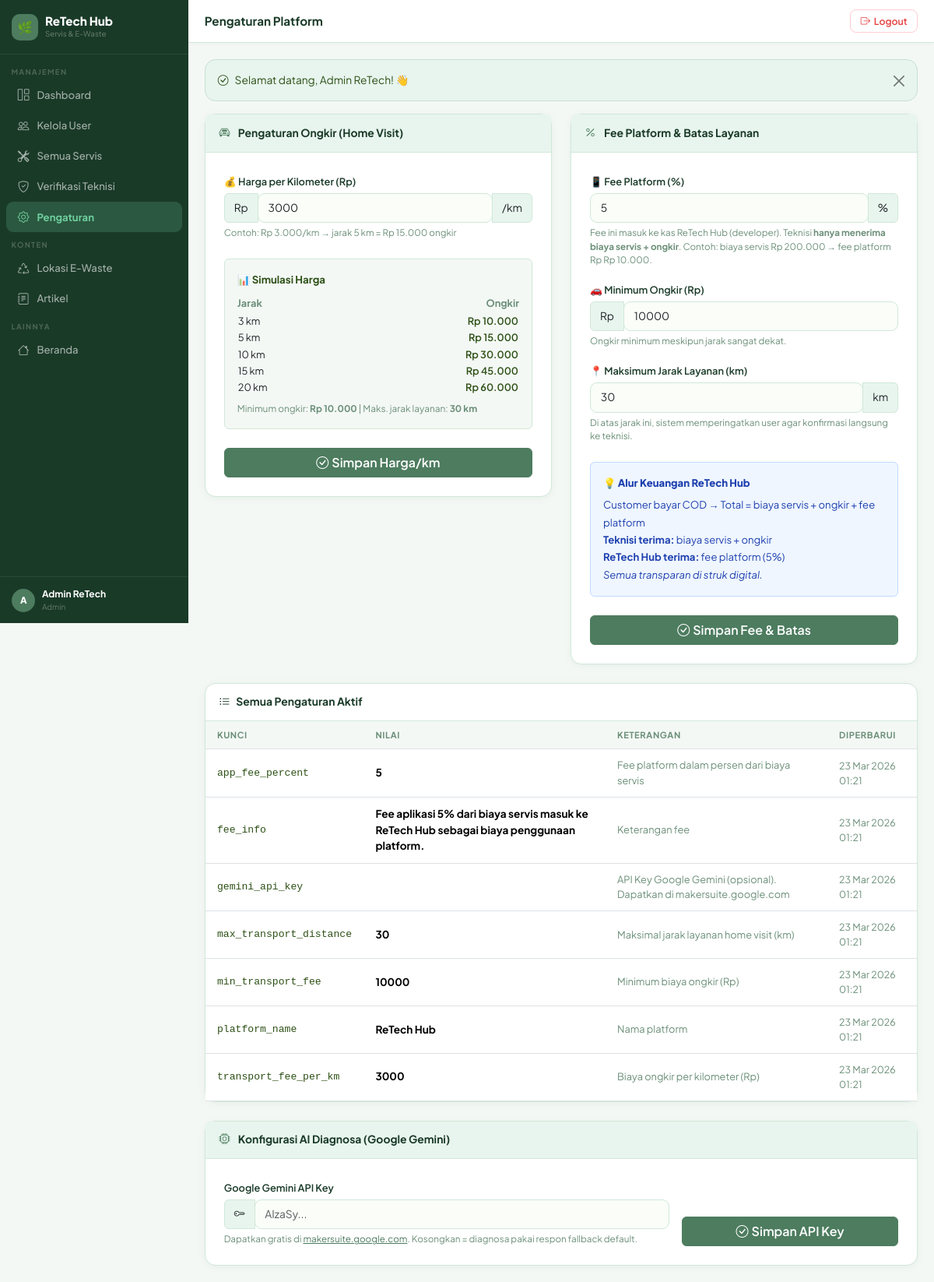
Screenshot of /admin/settings.php (signed in) with the database file from the repository.
### tables this page shows
CREATE TABLE IF NOT EXISTS users (
    id INT AUTO_INCREMENT PRIMARY KEY,
    name VARCHAR(255) NOT NULL,
    email VARCHAR(255) UNIQUE NOT NULL,
    password VARCHAR(255) NOT NULL,
    role ENUM('user','technician','admin') DEFAULT 'user',
    phone VARCHAR(20) NULL,
    address TEXT NULL,
    latitude DECIMAL(10,7) NULL,    
    longitude DECIMAL(10,7) NULL,
    created_at TIMESTAMP DEFAULT CURRENT_TIMESTAMP,
    updated_at TIMESTAMP DEFAULT CURRENT_TIMESTAMP ON UPDATE CURRENT_TIMESTAMP
);

CREATE TABLE IF NOT EXISTS app_settings (
    id INT AUTO_INCREMENT PRIMARY KEY,
    setting_key VARCHAR(100) UNIQUE NOT NULL,
    setting_value VARCHAR(500) NOT NULL,
    description VARCHAR(255) NULL,
    updated_at TIMESTAMP DEFAULT CURRENT_TIMESTAMP ON UPDATE CURRENT_TIMESTAMP
);

### admin/settings.php (the view, shortened to what this page needs)
<?php
require_once __DIR__ . '/../includes/functions.php';
require_once __DIR__ . '/../includes/layout.php';
$pdo = getDB();
$perKm    = (int)getSetting('transport_fee_per_km', '3000');
$feeP     = (int)getSetting('app_fee_percent', '5');
$minFee   = (int)getSetting('min_transport_fee', '10000');
$maxDist  = (int)getSetting('max_transport_distance', '30');
pageHeader('Pengaturan Platform', 'Pengaturan Platform');
?>
<div class="row g-4">
<div class="col-lg-6">
<div class="card">
    <div class="card-header" style="background:var(--sage-lt);">
        <i class="bi bi-car-front me-2" style="color:var(--sage)"></i>
        Pengaturan Ongkir (Home Visit)
    </div>
    <div class="card-body p-4">
        <form method="POST">
            <div class="mb-4">
                <label class="form-label">💰 Harga per Kilometer (Rp)</label>
                <div class="input-group">
                    <span class="input-group-text">Rp</span>
                    <input type="number" name="transport_fee_per_km" class="form-control"
                           value="<?= $perKm ?>" min="500" step="500" required>
                    <span class="input-group-text">/km</span>
                </div>
                <div class="form-text">Contoh: Rp 3.000/km → jarak 5 km = Rp 15.000 ongkir</div>
            </div>
            <div class="p-3 rounded mb-4" style="background:var(--sand);border:1px solid var(--border);font-size:.83rem;">
                <div style="font-weight:700;color:var(--sage-dk);margin-bottom:.5rem;">📊 Simulasi Harga</div>
                <table style="width:100%;font-size:.8rem;">
                    <tr style="color:var(--muted);">
                        <th style="text-align:left;padding:.2rem 0;">Jarak</th>
                        <th style="text-align:right;padding:.2rem 0;">Ongkir</th>
                    </tr>
                    <?php foreach ([3,5,10,15,20] as $km): ?>
                    <tr>
                        <td><?= $km ?> km</td>
                        <td style="text-align:right;font-weight:600;color:var(--sage-dk);"><?= rupiah(max($km * $perKm, $minFee)) ?></td>
                    </tr>
                    <?php endforeach; ?>
                </table>
                <div style="margin-top:.5rem;font-size:.74rem;color:var(--muted);">
                    Minimum ongkir: <strong><?= rupiah($minFee) ?></strong> |
                    Maks. jarak layanan: <strong><?= $maxDist ?> km</strong>
                </div>
            </div>
            <button type="submit" class="btn btn-primary w-100">
                <i class="bi bi-check-circle me-1"></i>Simpan Harga/km
            </button>
        </form>
    </div>
</div>
</div>
<div class="col-lg-6">
<div class="card">
    <div class="card-header" style="background:var(--sage-lt);">
        <i class="bi bi-percent me-2" style="color:var(--sage)"></i>
        Fee Platform & Batas Layanan
    </div>
    <div class="card-body p-4">
        <form method="POST">
            <div class="mb-3">
                <label class="form-label">📱 Fee Platform (%)</label>
                <div class="input-group">
                    <input type="number" name="app_fee_percent" class="form-control"
                           value="<?= $feeP ?>" min="1" max="20" required>
                    <span class="input-group-text">%</span>
                </div>
                <div class="form-text">
                    Fee ini masuk ke kas ReTech Hub (developer).
                    Teknisi <strong>hanya menerima biaya servis + ongkir</strong>.
                    Contoh: biaya servis Rp 200.000 → fee platform Rp <?= rupiah(200000 * $feeP / 100) ?>.
                </div>
            </div>
            <div class="mb-3">
                <label class="form-label">🚗 Minimum Ongkir (Rp)</label>
                <div class="input-group">
                    <span class="input-group-text">Rp</span>
                    <input type="number" name="min_transport_fee" class="form-control"
                           value="<?= $minFee ?>" min="0" step="1000" required>
                </div>
                <div class="form-text">Ongkir minimum meskipun jarak sangat dekat.</div>
            </div>
            <div class="mb-4">
                <label class="form-label">📍 Maksimum Jarak Layanan (km)</label>
                <div class="input-group">
                    <input type="number" name="max_transport_distance" class="form-control"
                           value="<?= $maxDist ?>" min="1" max="100" required>
                    <span class="input-group-text">km</span>
                </div>
                <div class="form-text">Di atas jarak ini, sistem memperingatkan user agar konfirmasi langsung ke teknisi.</div>
            </div>
            <div class="p-3 rounded mb-4" style="background:#EFF6FF;border:1px solid #BFDBFE;font-size:.82rem;color:#1E40AF;">
                <div style="font-weight:800;margin-bottom:.5rem;">💡 Alur Keuangan ReTech Hub</div>
                <div style="line-height:1.7;">
                    Customer bayar COD → Total = biaya servis + ongkir + fee platform<br>
                    <strong>Teknisi terima:</strong> biaya servis + ongkir<br>
                    <strong>ReTech Hub terima:</strong> fee platform (<?= $feeP ?>%)<br>
                    <em>Semua transparan di struk digital.</em>
                </div>
            </div>
            <button type="submit" class="btn btn-primary w-100">
                <i class="bi bi-check-circle me-1"></i>Simpan Fee & Batas
            </button>
        </form>
    </div>
</div>
</div>
<div class="col-12">
<div class="card">
    <div class="card-header"><i class="bi bi-list-ul me-2"></i>Semua Pengaturan Aktif</div>
    <div class="table-responsive">
        <table class="table mb-0">
            <thead><tr><th>Kunci</th><th>Nilai</th><th>Keterangan</th><th>Diperbarui</th></tr></thead>
            <tbody>
            <?php
            $all = $pdo->query("SELECT * FROM app_settings ORDER BY setting_key")->fetchAll();
            foreach ($all as $s): ?>
            <tr>
                <td style="font-size:.82rem;font-family:monospace;color:var(--sage-dk);"><?= e($s['setting_key']) ?></td>
                <td style="font-weight:700;font-size:.85rem;"><?= e($s['setting_value']) ?></td>
                <td style="font-size:.8rem;color:var(--muted);"><?= e($s['description'] ?? '') ?></td>
                <td style="font-size:.78rem;color:var(--muted);"><?= $s['updated_at'] ? date('d M Y H:i', strtotime($s['updated_at'])) : '-' ?></td>
            </tr>
            <?php endforeach; ?>
            </tbody>
        </table>
    </div>
</div>
</div>
<div class="col-12">
<div class="card">
    <div class="card-header" style="background:var(--sage-lt,#E8F5EE);">
        <i class="bi bi-cpu me-2" style="color:var(--sage,#4D7C5F)"></i>
        Konfigurasi AI Diagnosa (Google Gemini)
    </div>
    <div class="card-body p-4">
        <form method="POST">
            <div class="row g-3 align-items-end">
                <div class="col-md-8">
                    <label class="form-label">Google Gemini API Key</label>
                    <div class="input-group">
                        <span class="input-group-text"><i class="bi bi-key"></i></span>
                        <input type="text" name="gemini_api_key_val" class="form-control"
                               placeholder="AIzaSy..."
                               value="<?= e(getSetting('gemini_api_key','')) ?>">
                    </div>
                    <div class="form-text">
                        Dapatkan gratis di <a href="https://makersuite.google.com/app/apikey" target="_blank" style="color:var(--sage,#4D7C5F)">makersuite.google.com</a>.
                        Kosongkan = diagnosa pakai respon fallback default.
                    </div>
                </div>
                <div class="col-md-4">
                    <button type="submit" class="btn btn-primary w-100">
                        <i class="bi bi-check-circle me-1"></i>Simpan API Key
                    </button>
                </div>
            </div>
        </form>
    </div>
</div>
</div>
</div>
<?php pageFooter(); ?>

### includes/layout.php (shortened to what this page needs)
<?php
function pageHeader(string $title = 'Dashboard', string $pageTitle = ''): void {
    $user   = currentUser();
    $role   = $_SESSION['user_role'] ?? '';
    $active = $_SERVER['PHP_SELF'];
    $base   = BASE_URL;
?>
<!DOCTYPE html>
<html lang="id">
<head>
    <link href="https://cdn.jsdelivr.net/npm/bootstrap@5.3.2/dist/css/bootstrap.min.css" rel="stylesheet">
    <link href="https://cdn.jsdelivr.net/npm/bootstrap-icons@1.11.3/font/bootstrap-icons.min.css" rel="stylesheet">
</head>
<body>
<aside class="sidebar" id="sidebar">
    <div class="sb-brand">
        <div class="lbox">🌿</div>
        <div>
            <div class="bname">ReTech Hub</div>
            <div class="bsub">Servis &amp; E-Waste</div>
        </div>
    </div>
    <nav class="sb-nav">
        <?php if ($role === 'admin'): ?>
            <div class="sb-sec">Manajemen</div>
            <a href="<?= $base ?>/admin/dashboard.php" <?= str_contains($active,'admin/dashboard') ? 'class="active"' : '' ?>><i class="bi bi-grid-1x2"></i> Dashboard</a>
            <a href="<?= $base ?>/admin/users/index.php" <?= str_contains($active,'admin/users') ? 'class="active"' : '' ?>><i class="bi bi-people"></i> Kelola User</a>
            <a href="<?= $base ?>/admin/services.php" <?= str_contains($active,'admin/services') ? 'class="active"' : '' ?>><i class="bi bi-tools"></i> Semua Servis</a>
            <a href="<?= $base ?>/admin/technician_verify.php" <?= str_contains($active,'technician_verify') ? 'class="active"' : '' ?>><i class="bi bi-shield-check"></i> Verifikasi Teknisi</a>
            <a href="<?= $base ?>/admin/settings.php" <?= str_contains($active,'admin/settings') ? 'class="active"' : '' ?>><i class="bi bi-gear"></i> Pengaturan</a>
            <div class="sb-sec">Konten</div>
            <a href="<?= $base ?>/admin/ewaste/index.php" <?= str_contains($active,'admin/ewaste') ? 'class="active"' : '' ?>><i class="bi bi-recycle"></i> Lokasi E-Waste</a>
            <a href="<?= $base ?>/admin/articles/index.php" <?= str_contains($active,'admin/articles') ? 'class="active"' : '' ?>><i class="bi bi-journal-text"></i> Artikel</a>
        <?php endif; ?>
        <div class="sb-sec">Lainnya</div>
        <a href="<?= $base ?>/index.php"><i class="bi bi-house"></i> Beranda</a>
    </nav>
    <?php if ($user): ?>
    <div class="sb-user">
        <div class="av"><?= strtoupper(substr($user['name'] ?? 'U', 0, 1)) ?></div>
        <div>
            <div class="un"><?= htmlspecialchars($user['name'] ?? '') ?></div>
            <div class="ur"><?= ucfirst($role) ?></div>
        </div>
    </div>
    <?php endif; ?>
</aside>
<div class="main">
    <div class="topbar">
        <div class="d-flex align-items-center gap-2">
            <span class="ptitle"><?= htmlspecialchars($pageTitle ?: $title) ?></span>
        </div>
        <form method="POST" action="<?= $base ?>/logout.php" class="m-0">
            <button type="submit" class="btn-lo">
                <i class="bi bi-box-arrow-right"></i> Logout
            </button>
        </form>
    </div>
    <div class="page-body">
<?php
}
function pageFooter(): void {
    echo '</div></div>';
    echo '</body></html>';
}

### includes/layout.php (style rules this page uses)
:root { --sage: #4D7C5F; --sage-dk: #2D5016; --sage-lt: #E8F5EE; --sage-md: #C5E0CF; --mint: #6FCF9E; --forest: #1A3A28; --cream: #FAFDF8; --sand: #F4F8F5; --border: #D0E8D8; --txt: #1A3A28; --muted: #6B8F78; --white: #FFFFFF; --shadow: 0 2px 10px rgba(77,124,95,.08); --r: 14px; }
* { font-family: 'Plus Jakarta Sans', sans-serif; box-sizing: border-box; }
body { background: var(--sand); color: var(--txt); margin: 0; }
.sidebar { width: 242px; min-height: 100vh; background: var(--forest); position: fixed; top: 0; left: 0; z-index: 1000; display: flex; flex-direction: column; transition: transform .3s; }
.sb-brand { padding: 1.1rem .95rem; border-bottom: 1px solid rgba(255,255,255,.08); display: flex; align-items: center; gap: .55rem; }
.sb-brand .lbox { width: 34px; height: 34px; background: var(--sage); border-radius: 10px; display: flex; align-items: center; justify-content: center; font-size: 1rem; flex-shrink: 0; }
.sb-brand .bname { color: #fff; font-size: .95rem; font-weight: 800; line-height: 1.1; }
.sb-brand .bsub { color: rgba(255,255,255,.35); font-size: .61rem; }
.sb-nav { padding: .35rem 0; flex: 1; overflow-y: auto; }
.sb-sec { padding: .55rem .9rem .18rem; font-size: .6rem; font-weight: 700; text-transform: uppercase; letter-spacing: 1.3px; color: rgba(255,255,255,.22); }
.sb-nav a { display: flex; align-items: center; gap: .55rem; padding: .52rem .85rem; margin: .03rem .5rem; color: rgba(255,255,255,.6); text-decoration: none; font-size: .82rem; font-weight: 500; border-radius: 9px; transition: .15s; }
.sb-nav a i { font-size: .92rem; width: 17px; text-align: center; flex-shrink: 0; }
.sb-nav a.active { background: rgba(111,207,158,.2); color: var(--mint); font-weight: 700; }
.sb-nav a.active i { color: var(--mint); }
.sb-user { padding: .8rem .95rem; border-top: 1px solid rgba(255,255,255,.07); display: flex; align-items: center; gap: .55rem; }
.av { width: 30px; height: 30px; background: var(--sage); border-radius: 50%; display: flex; align-items: center; justify-content: center; color: #fff; font-weight: 800; font-size: .73rem; flex-shrink: 0; }
.un { color: #fff; font-size: .75rem; font-weight: 700; }
.ur { color: rgba(255,255,255,.32); font-size: .63rem; }
.main { margin-left: 242px; min-height: 100vh; }
.topbar { background: var(--white); padding: .78rem 1.3rem; border-bottom: 1px solid var(--border); display: flex; align-items: center; justify-content: space-between; position: sticky; top: 0; z-index: 100; box-shadow: 0 1px 4px rgba(77,124,95,.06); }
.ptitle { font-weight: 700; font-size: .95rem; color: var(--txt); margin: 0; }
.btn-lo { background: transparent; border: 1.5px solid #FECDD3; color: #E53E3E; border-radius: 8px; padding: .27rem .78rem; font-size: .77rem; font-weight: 600; cursor: pointer; transition: .15s; display: flex; align-items: center; gap: .3rem; }
.page-body { padding: 1.3rem; }
.card { border: 1px solid var(--border); border-radius: var(--r); box-shadow: var(--shadow); background: var(--white); }
.card-header { background: transparent; border-bottom: 1px solid var(--border); padding: .82rem 1.1rem; font-weight: 700; font-size: .87rem; color: var(--txt); }
.card-body { padding: 1.1rem; }
.btn-primary, .btn-primary:focus { background: var(--sage); border-color: var(--sage); color: #fff; font-weight: 600; }
.form-control, .form-select { border-color: var(--border); border-radius: 9px !important; font-size: .86rem; padding: .5rem .8rem; background: #FAFDF8; }
.form-label { font-size: .8rem; font-weight: 600; color: var(--txt); margin-bottom: .3rem; }
.form-text { font-size: .73rem; color: var(--muted); }
.input-group-text { background: var(--sage-lt); border-color: var(--border); font-size: .86rem; }
.table { font-size: .83rem; }
.table th { font-size: .7rem; text-transform: uppercase; letter-spacing: .6px; color: var(--muted); font-weight: 700; background: var(--sand); padding: .58rem .95rem; }
.table td { padding: .7rem .95rem; vertical-align: middle; }

### rows the page displays
users: name "A", name "Admin ReTech"
app_settings: setting_key "app_fee_percent", setting_value "5", description "Fee platform dalam persen dari biaya servis", updated_at "23 Mar 2026 01:21"
app_settings: setting_key "fee_info", setting_value "Fee aplikasi 5% dari biaya servis masuk ke ReTech Hub sebagai biaya penggunaan platform.", description "Keterangan fee", updated_at "23 Mar 2026 01:21"
app_settings: setting_key "gemini_api_key", description "API Key Google Gemini (opsional). Dapatkan di makersuite.google.com", updated_at "23 Mar 2026 01:21"
app_settings: setting_key "max_transport_distance", setting_value "30", description "Maksimal jarak layanan home visit (km)", updated_at "23 Mar 2026 01:21"
app_settings: setting_key "min_transport_fee", setting_value "10000", description "Minimum biaya ongkir (Rp)", updated_at "23 Mar 2026 01:21"
app_settings: setting_key "platform_name", setting_value "ReTech Hub", description "Nama platform", updated_at "23 Mar 2026 01:21"
app_settings: setting_key "transport_fee_per_km", setting_value "3000", description "Biaya ongkir per kilometer (Rp)", updated_at "23 Mar 2026 01:21"

### other values shown
$role "Admin"
$pageTitle ?: $title "Pengaturan Platform"
$flash['msg'] "Selamat datang, Admin ReTech! 👋"
$km "3"
rupiah(max($km * $perKm, $minFee)) "Rp 10.000"
$km "5"
rupiah(max($km * $perKm, $minFee)) "Rp 15.000"
$km "10"
rupiah(max($km * $perKm, $minFee)) "Rp 30.000"
$km "15"
rupiah(max($km * $perKm, $minFee)) "Rp 45.000"
$km "20"
rupiah(max($km * $perKm, $minFee)) "Rp 60.000"
rupiah($minFee) "Rp 10.000"
$maxDist "30"
